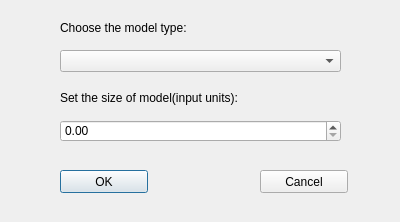
<?xml version="1.0" encoding="UTF-8"?>
<ui version="4.0">
 <class>CubeDialog</class>
 <widget class="QDialog" name="CubeDialog">
  <property name="geometry">
   <rect>
    <x>0</x>
    <y>0</y>
    <width>400</width>
    <height>222</height>
   </rect>
  </property>
  <property name="windowTitle">
   <string>Choose modeling type</string>
  </property>
  <widget class="QComboBox" name="cmbType">
   <property name="geometry">
    <rect>
     <x>60</x>
     <y>50</y>
     <width>281</width>
     <height>22</height>
    </rect>
   </property>
  </widget>
  <widget class="QDoubleSpinBox" name="dsbSize">
   <property name="geometry">
    <rect>
     <x>60</x>
     <y>120</y>
     <width>281</width>
     <height>22</height>
    </rect>
   </property>
  </widget>
  <widget class="QPushButton" name="btnOK">
   <property name="geometry">
    <rect>
     <x>60</x>
     <y>170</y>
     <width>88</width>
     <height>23</height>
    </rect>
   </property>
   <property name="text">
    <string>OK</string>
   </property>
  </widget>
  <widget class="QPushButton" name="btnCancel">
   <property name="geometry">
    <rect>
     <x>260</x>
     <y>170</y>
     <width>88</width>
     <height>23</height>
    </rect>
   </property>
   <property name="text">
    <string>Cancel</string>
   </property>
  </widget>
  <widget class="QLabel" name="label">
   <property name="geometry">
    <rect>
     <x>60</x>
     <y>20</y>
     <width>221</width>
     <height>16</height>
    </rect>
   </property>
   <property name="text">
    <string>Choose the model type:</string>
   </property>
  </widget>
  <widget class="QLabel" name="label_2">
   <property name="geometry">
    <rect>
     <x>60</x>
     <y>90</y>
     <width>281</width>
     <height>16</height>
    </rect>
   </property>
   <property name="text">
    <string>Set the size of model(input units):</string>
   </property>
  </widget>
 </widget>
 <resources/>
 <connections/>
</ui>
